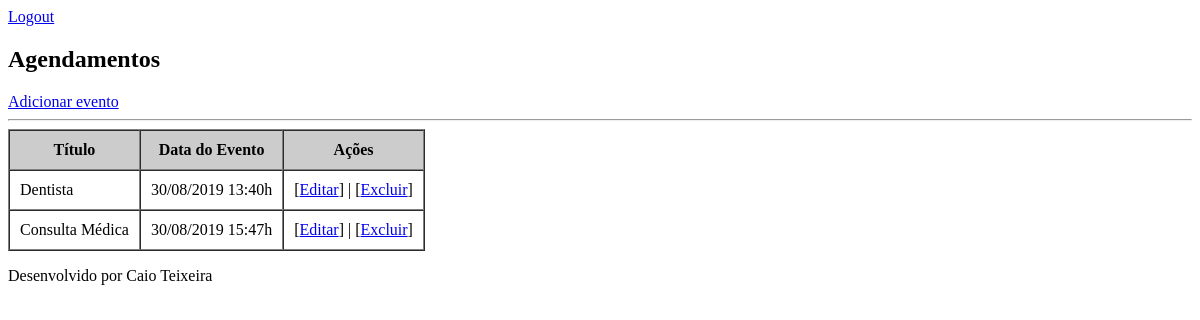
/agenda/ (signed in), run on an earlier commit of the app's database.
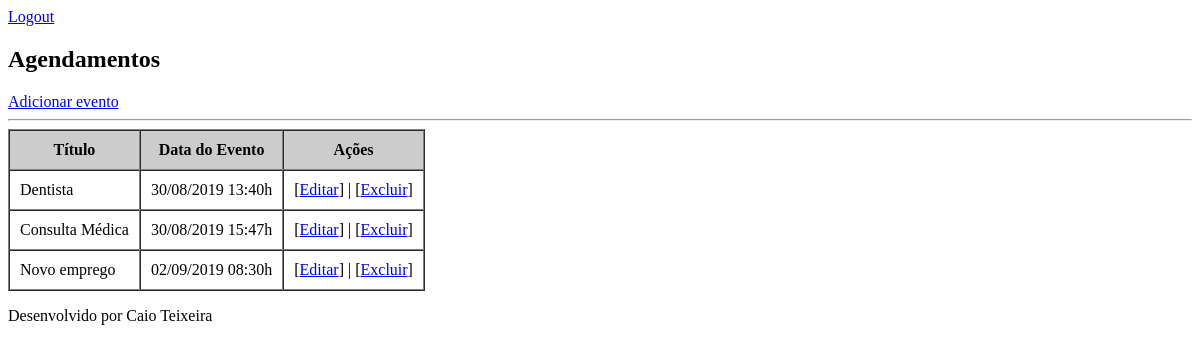
And on a later commit of the database.
### core/models.py (models this page shows, shortened)
class Event(models.Model):
    title = models.CharField(max_length=100)
    description = models.TextField(blank=True, null=True)
    event_date = models.DateTimeField()
    created_date = models.DateTimeField(auto_now=True)
    local = models.CharField(max_length=100, null=True, blank=True)
    user = models.ForeignKey(User, on_delete=models.CASCADE)
    class Meta:
        db_table = 'event'
    def get_event_date(self):
        return self.event_date.strftime('%d/%m/%Y %H:%Mh')

### core/views.py (the view)
# urls.py: path('agenda/', views.event_list),
@login_required(login_url='/login/')
def event_list(request):
    user = request.user
    events = Event.objects.filter(user=user) # Filtra os resultados de acordo com o parâmetro
    data = {'events': events}
    return render(request, 'agenda.html', data)

### template/agenda.html
{% extends "page.html" %}
{% block content %}
    <h2>Agendamentos</h2>
    <a href="event/">Adicionar evento</a>
    <hr>
    {% if events %}
        <table border="1" cellpadding="10" cellspacing="0">
            <tr style="background-color: #CCC">
                <th>Título</th>
                <th>Data do Evento</th>
                <th>Ações</th>
            </tr>
            {% for event in events %}
                <tr>
                    <td>{{ event.title }}</td>
                    <td>{{ event.get_event_date }}</td>
                    <td>[<a href="event/?id={{ event.id }}">Editar</a>] | [<a href="event/delete/{{ event.id }}">Excluir</a>]</td>
                </tr>
            {% endfor %}
        </table>
    {% else %}
        <h1>Não há eventos para serem mostrados</h1>
    {% endif %}
{% endblock %}

What changed in the data, as far as the page shows it:
added Event: title "Novo emprego", get_event_date "02/09/2019 08:30h"
